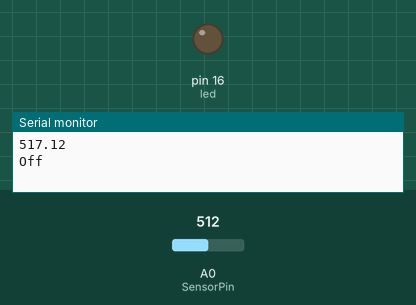
Simulated run of this sketch. Board: Arduino Uno, built with avr-gcc and run on an emulated ATmega328P. Parts: output pins drawn as LEDs (lit = HIGH), the last lines printed to the serial monitor. The test bench sets the inputs (shaded band); at power-on: A0 (SensorPin) = 512.

Above: at 1.2 s.
1.3 s: A0 (SensorPin) set to 847
4.3 s: A0 (SensorPin) set to 858
At 6.7 s:
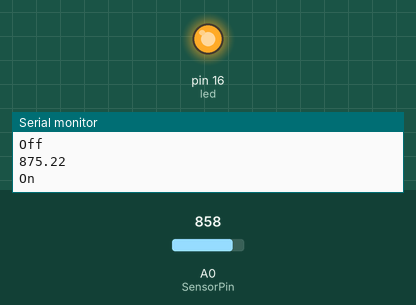
7.0 s: A0 (SensorPin) set to 716
At 7.7 s:
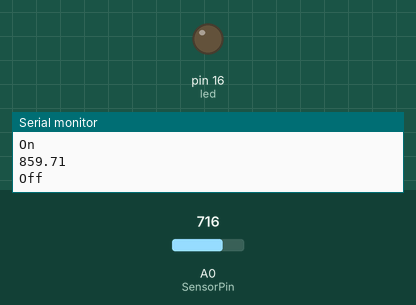
8.6 s: A0 (SensorPin) set to 885
At 10.5 s:
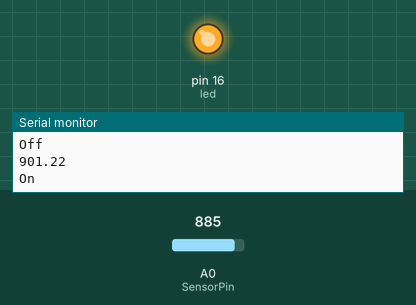
Timing chart, 0 to 12.0 s (numbered marks = the images above; inputs shaded):
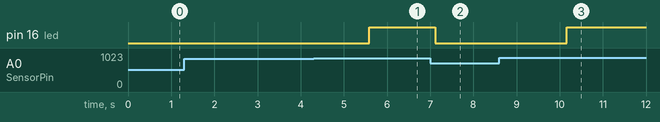

The sketch:

soil_moisture.ino
```cpp
#define SensorPin A0
float sensorValue = 0;
int led = 16;
void setup() {
  pinMode(led, OUTPUT);
  Serial.begin(9600);
}

void loop() {
  for (int i = 0; i <= 100; i++) {
      sensorValue = sensorValue + analogRead(SensorPin);
      delay(10);
  }
  sensorValue = sensorValue/100.0;
  Serial.println(sensorValue);
  if (sensorValue > 875) {
    digitalWrite(led, HIGH);
    Serial.println("On");
  } else {
    digitalWrite(led, LOW);
    Serial.println("Off");
  }
  delay(500);
}
```

Measured:
- the behaviour switches between 857 and 858 on A0 (SensorPin) (found by bisection; images 0 and 1)
- after the input at 4.3 s, pin 16 (led): LOW → HIGH after 1.3 s
- after the input at 7.0 s, pin 16 (led): HIGH → LOW after 0.12 s
- after the input at 8.6 s, pin 16 (led): LOW → HIGH after 1.6 s
